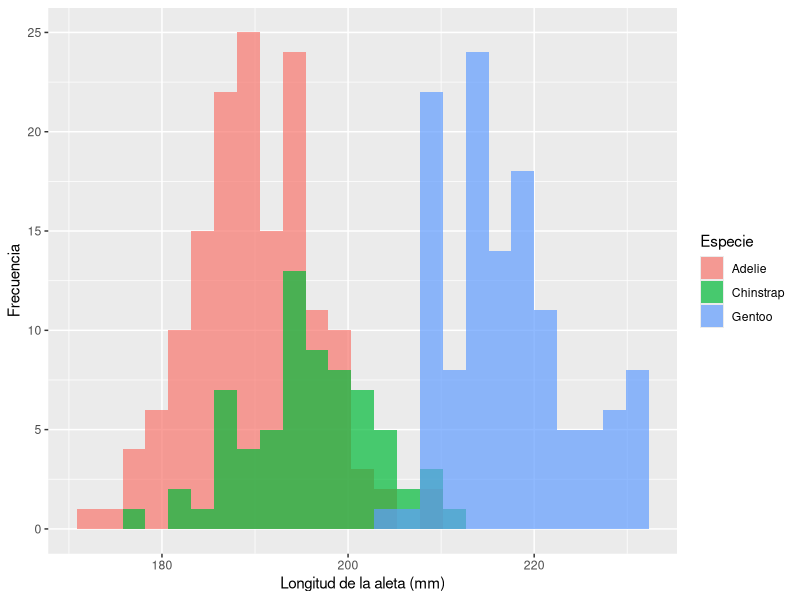
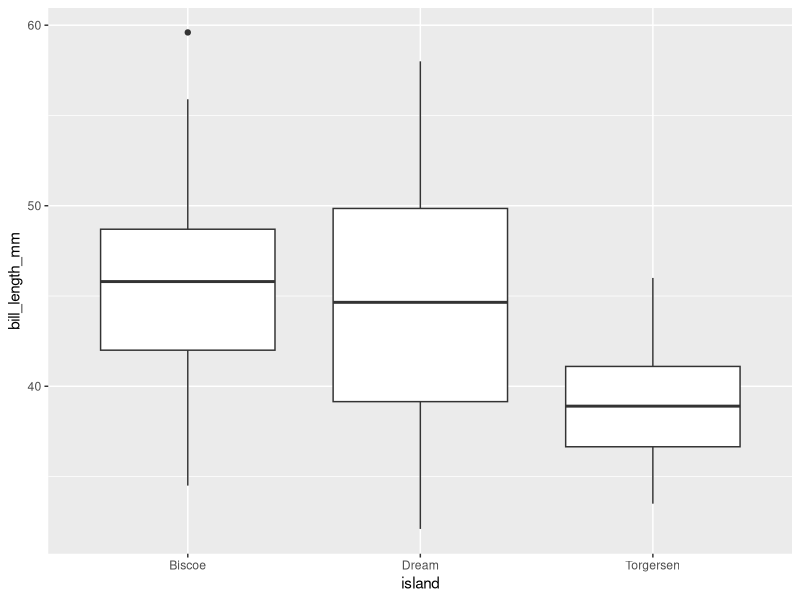

Write R code to recreate these figures, in order.
## ---- chunk 1
library(tidyverse)
library(palmerpenguins)
## ---- chunk 2
glimpse(penguins)
## ---- chunk 3
colSums(is.na(penguins))
## ---- chunk 4
aleta <- penguins$flipper_length_mm
c(media = mean(aleta, na.rm = TRUE),
  mediana = median(aleta, na.rm = TRUE),
  desv_tipica = sd(aleta, na.rm = TRUE),
  iqr = IQR(aleta, na.rm = TRUE))
## ---- chunk 5
penguins |>
  group_by(species, sex) |>
  summarise(peso_medio = mean(body_mass_g, na.rm = TRUE), .groups = "drop")
## ---- chunk 6
#| label: fig-lab-aleta
#| fig-cap: "Longitud de la aleta por especie."
ggplot(penguins, aes(x = flipper_length_mm, fill = species)) +
  geom_histogram(bins = 25, alpha = 0.7, position = "identity", na.rm = TRUE) +
  labs(x = "Longitud de la aleta (mm)", y = "Frecuencia", fill = "Especie")
## ---- chunk 7
# 1
round(prop.table(table(penguins$island)), 3)

# 2
penguins |>
  group_by(species) |>
  summarise(cv = sd(body_mass_g, na.rm = TRUE) / mean(body_mass_g, na.rm = TRUE))

# 3
ggplot(penguins, aes(x = island, y = bill_length_mm)) +
  geom_boxplot(na.rm = TRUE)

# 4
q <- quantile(penguins$bill_depth_mm, c(0.25, 0.75), na.rm = TRUE)
limites <- c(q[1] - 1.5 * diff(q), q[2] + 1.5 * diff(q))
q
limites
sum(penguins$bill_depth_mm < limites[1] | penguins$bill_depth_mm > limites[2], na.rm = TRUE)

# 5
mtcars |>
  group_by(cyl) |>
  summarise(media = mean(mpg), mediana = median(mpg), desv_tipica = sd(mpg))
